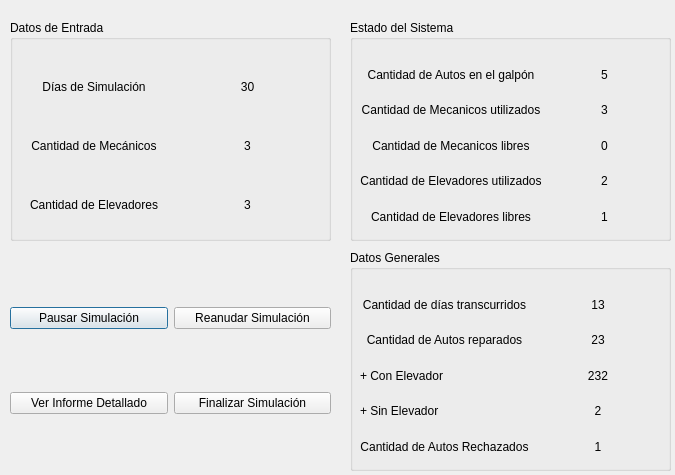
<?xml version="1.0" encoding="UTF-8"?>
<ui version="4.0">
 <class>Dialog</class>
 <widget class="QDialog" name="Dialog">
  <property name="geometry">
   <rect>
    <x>0</x>
    <y>0</y>
    <width>675</width>
    <height>475</height>
   </rect>
  </property>
  <property name="windowTitle">
   <string>Dialog</string>
  </property>
  <widget class="QGroupBox" name="groupBox">
   <property name="geometry">
    <rect>
     <x>350</x>
     <y>20</y>
     <width>321</width>
     <height>221</height>
    </rect>
   </property>
   <property name="title">
    <string>Estado del Sistema</string>
   </property>
   <widget class="QWidget" name="gridLayoutWidget">
    <property name="geometry">
     <rect>
      <x>10</x>
      <y>40</y>
      <width>301</width>
      <height>171</height>
     </rect>
    </property>
    <layout class="QGridLayout" name="gridLayout">
     <item row="3" column="0">
      <widget class="QLabel" name="label_4">
       <property name="text">
        <string>Cantidad de Elevadores utilizados</string>
       </property>
       <property name="alignment">
        <set>Qt::AlignCenter</set>
       </property>
      </widget>
     </item>
     <item row="1" column="1">
      <widget class="QLabel" name="label_6">
       <property name="text">
        <string>3</string>
       </property>
       <property name="alignment">
        <set>Qt::AlignCenter</set>
       </property>
      </widget>
     </item>
     <item row="3" column="1">
      <widget class="QLabel" name="label_8">
       <property name="text">
        <string>2</string>
       </property>
       <property name="alignment">
        <set>Qt::AlignCenter</set>
       </property>
      </widget>
     </item>
     <item row="1" column="0">
      <widget class="QLabel" name="label">
       <property name="text">
        <string>Cantidad de Mecanicos utilizados</string>
       </property>
       <property name="alignment">
        <set>Qt::AlignCenter</set>
       </property>
      </widget>
     </item>
     <item row="2" column="1">
      <widget class="QLabel" name="label_7">
       <property name="text">
        <string>0</string>
       </property>
       <property name="alignment">
        <set>Qt::AlignCenter</set>
       </property>
      </widget>
     </item>
     <item row="0" column="0">
      <widget class="QLabel" name="label_2">
       <property name="text">
        <string>Cantidad de Autos en el galpón</string>
       </property>
       <property name="alignment">
        <set>Qt::AlignCenter</set>
       </property>
      </widget>
     </item>
     <item row="0" column="1">
      <widget class="QLabel" name="label_5">
       <property name="text">
        <string>5</string>
       </property>
       <property name="alignment">
        <set>Qt::AlignCenter</set>
       </property>
      </widget>
     </item>
     <item row="2" column="0">
      <widget class="QLabel" name="label_3">
       <property name="text">
        <string>Cantidad de Mecanicos libres</string>
       </property>
       <property name="alignment">
        <set>Qt::AlignCenter</set>
       </property>
      </widget>
     </item>
     <item row="4" column="0">
      <widget class="QLabel" name="label_9">
       <property name="text">
        <string>Cantidad de Elevadores libres</string>
       </property>
       <property name="alignment">
        <set>Qt::AlignCenter</set>
       </property>
      </widget>
     </item>
     <item row="4" column="1">
      <widget class="QLabel" name="label_10">
       <property name="text">
        <string>1</string>
       </property>
       <property name="alignment">
        <set>Qt::AlignCenter</set>
       </property>
      </widget>
     </item>
    </layout>
   </widget>
  </widget>
  <widget class="QGroupBox" name="groupBox_2">
   <property name="geometry">
    <rect>
     <x>350</x>
     <y>250</y>
     <width>321</width>
     <height>221</height>
    </rect>
   </property>
   <property name="title">
    <string>Datos Generales</string>
   </property>
   <widget class="QWidget" name="gridLayoutWidget_2">
    <property name="geometry">
     <rect>
      <x>10</x>
      <y>40</y>
      <width>301</width>
      <height>171</height>
     </rect>
    </property>
    <layout class="QGridLayout" name="gridLayout_2">
     <item row="3" column="0">
      <widget class="QLabel" name="label_11">
       <property name="text">
        <string>+ Sin Elevador</string>
       </property>
      </widget>
     </item>
     <item row="1" column="1">
      <widget class="QLabel" name="label_12">
       <property name="text">
        <string>23</string>
       </property>
       <property name="alignment">
        <set>Qt::AlignCenter</set>
       </property>
      </widget>
     </item>
     <item row="3" column="1">
      <widget class="QLabel" name="label_13">
       <property name="text">
        <string>2</string>
       </property>
       <property name="alignment">
        <set>Qt::AlignCenter</set>
       </property>
      </widget>
     </item>
     <item row="1" column="0">
      <widget class="QLabel" name="label_14">
       <property name="text">
        <string>Cantidad de Autos reparados</string>
       </property>
       <property name="alignment">
        <set>Qt::AlignCenter</set>
       </property>
      </widget>
     </item>
     <item row="2" column="1">
      <widget class="QLabel" name="label_15">
       <property name="text">
        <string>232</string>
       </property>
       <property name="alignment">
        <set>Qt::AlignCenter</set>
       </property>
      </widget>
     </item>
     <item row="0" column="0">
      <widget class="QLabel" name="label_16">
       <property name="text">
        <string>Cantidad de días transcurridos</string>
       </property>
       <property name="alignment">
        <set>Qt::AlignCenter</set>
       </property>
      </widget>
     </item>
     <item row="0" column="1">
      <widget class="QLabel" name="label_17">
       <property name="text">
        <string>13</string>
       </property>
       <property name="alignment">
        <set>Qt::AlignCenter</set>
       </property>
      </widget>
     </item>
     <item row="2" column="0">
      <widget class="QLabel" name="label_18">
       <property name="text">
        <string>+ Con Elevador</string>
       </property>
       <property name="alignment">
        <set>Qt::AlignLeading|Qt::AlignLeft|Qt::AlignVCenter</set>
       </property>
      </widget>
     </item>
     <item row="4" column="0">
      <widget class="QLabel" name="label_19">
       <property name="text">
        <string>Cantidad de Autos Rechazados</string>
       </property>
       <property name="alignment">
        <set>Qt::AlignCenter</set>
       </property>
      </widget>
     </item>
     <item row="4" column="1">
      <widget class="QLabel" name="label_20">
       <property name="text">
        <string>1</string>
       </property>
       <property name="alignment">
        <set>Qt::AlignCenter</set>
       </property>
      </widget>
     </item>
    </layout>
   </widget>
  </widget>
  <widget class="QGroupBox" name="groupBox_3">
   <property name="geometry">
    <rect>
     <x>10</x>
     <y>20</y>
     <width>321</width>
     <height>221</height>
    </rect>
   </property>
   <property name="title">
    <string>Datos de Entrada</string>
   </property>
   <widget class="QWidget" name="gridLayoutWidget_3">
    <property name="geometry">
     <rect>
      <x>10</x>
      <y>40</y>
      <width>301</width>
      <height>171</height>
     </rect>
    </property>
    <layout class="QGridLayout" name="gridLayout_3">
     <item row="1" column="1">
      <widget class="QLabel" name="label_22">
       <property name="text">
        <string>3</string>
       </property>
       <property name="alignment">
        <set>Qt::AlignCenter</set>
       </property>
      </widget>
     </item>
     <item row="1" column="0">
      <widget class="QLabel" name="label_24">
       <property name="text">
        <string>Cantidad de Mecánicos</string>
       </property>
       <property name="alignment">
        <set>Qt::AlignCenter</set>
       </property>
      </widget>
     </item>
     <item row="2" column="1">
      <widget class="QLabel" name="label_25">
       <property name="text">
        <string>3</string>
       </property>
       <property name="alignment">
        <set>Qt::AlignCenter</set>
       </property>
      </widget>
     </item>
     <item row="0" column="0">
      <widget class="QLabel" name="label_26">
       <property name="text">
        <string>Días de Simulación</string>
       </property>
       <property name="alignment">
        <set>Qt::AlignCenter</set>
       </property>
      </widget>
     </item>
     <item row="0" column="1">
      <widget class="QLabel" name="label_27">
       <property name="text">
        <string>30</string>
       </property>
       <property name="alignment">
        <set>Qt::AlignCenter</set>
       </property>
      </widget>
     </item>
     <item row="2" column="0">
      <widget class="QLabel" name="label_28">
       <property name="text">
        <string>Cantidad de Elevadores</string>
       </property>
       <property name="alignment">
        <set>Qt::AlignCenter</set>
       </property>
      </widget>
     </item>
    </layout>
   </widget>
  </widget>
  <widget class="QWidget" name="gridLayoutWidget_4">
   <property name="geometry">
    <rect>
     <x>10</x>
     <y>250</y>
     <width>321</width>
     <height>221</height>
    </rect>
   </property>
   <layout class="QGridLayout" name="gridLayout_4">
    <item row="0" column="0">
     <widget class="QPushButton" name="pushButton">
      <property name="text">
       <string>Pausar Simulación</string>
      </property>
     </widget>
    </item>
    <item row="0" column="1">
     <widget class="QPushButton" name="pushButton_2">
      <property name="text">
       <string>Reanudar Simulación</string>
      </property>
     </widget>
    </item>
    <item row="1" column="0">
     <widget class="QPushButton" name="pushButton_3">
      <property name="text">
       <string>Ver Informe Detallado</string>
      </property>
     </widget>
    </item>
    <item row="1" column="1">
     <widget class="QPushButton" name="pushButton_4">
      <property name="text">
       <string>Finalizar Simulación</string>
      </property>
     </widget>
    </item>
   </layout>
  </widget>
 </widget>
 <resources/>
 <connections/>
</ui>
